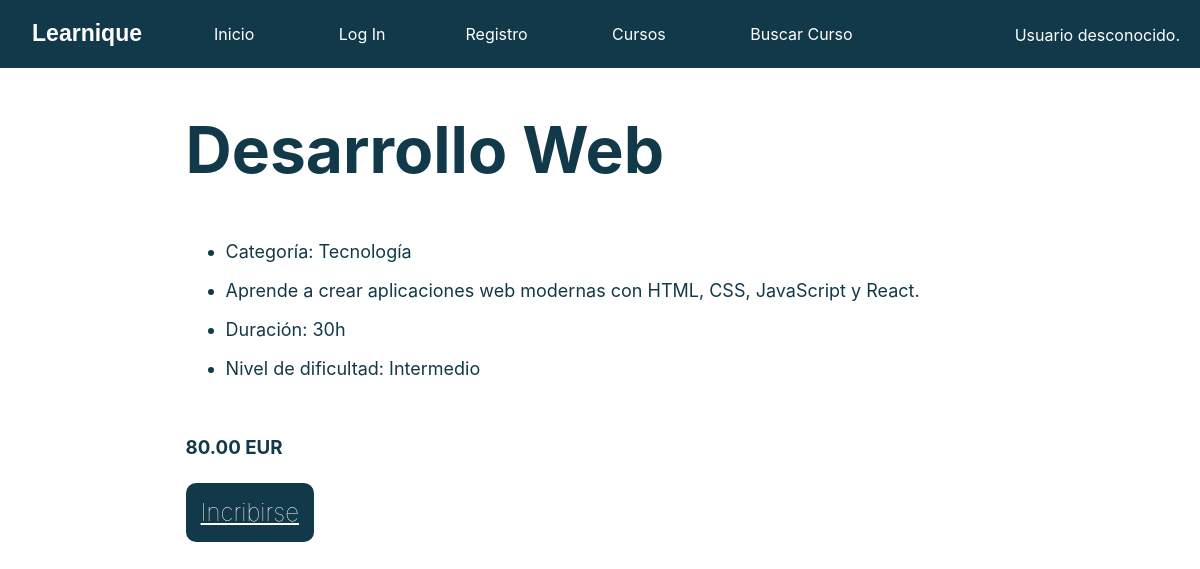
Screenshot of /curso.php?nombre_curso=Desarrollo Web with the database file from the repository.
### tables this page shows
CREATE TABLE IF NOT EXISTS Curso (
    nombre_curso VARCHAR(100),
    descripcion TEXT NOT NULL,
    profesor_id INT,
    fecha_creacion TIMESTAMP NOT NULL,
    duracion VARCHAR(50) NOT NULL,
    nivel_dificultad ENUM('Principiante', 'Intermedio', 'Avanzado') NOT NULL,
    categoria VARCHAR(100) NOT NULL,
    requisitos_previos TEXT,
    precio DECIMAL(10, 2),
    estado_curso ENUM('Activo', 'Inactivo', 'En desarrollo') NOT NULL,
    PRIMARY KEY (nombre_curso),
    FOREIGN KEY (profesor_id) REFERENCES Profesor(id)
);

### includes/Curso.php (called while the page is built, shortened)
<?php
class Curso {
    private $precio;
    private $nombre_curso;
    private $descripcion;
    private $duracion;
    private $categoria;
    private $nivel_dificultad;
    public function __construct($nombre, $precio, $descripcion, $duracion, $categoria, $nivel_dificultad) {
        $this->nombre_curso = $nombre;
        $this->precio = $precio;
        $this->descripcion = $descripcion;
        $this->duracion = $duracion;
        $this->categoria = $categoria;
        $this->nivel_dificultad = $nivel_dificultad;
    }
    public function getNombre() {
        return $this->nombre_curso;
    }
    public function getPrecio() {
        return $this->precio;
    }
    public function getDescripcion() {
        return $this->descripcion;
    }
    public function getCategoria() {
        return $this->categoria;
    }
    public function getDuracion() {
        return $this->duracion;
    }
    public function getNivelDificultad() {
        return $this->nivel_dificultad;
    }
}

### curso.php (the view, shortened to what this page needs)
<?php
require_once __DIR__.'/includes/Curso.php';
if (isset($_GET['nombre_curso'])) {
    $nombre_curso = $_GET['nombre_curso'];
    $conn = Aplicacion::getInstance()->getConexionBd();
    $query = "SELECT * FROM Curso WHERE nombre_curso = '$nombre_curso'";
    $result = $conn->query($query);
    if ($result && $result->num_rows > 0) {
        $row = $result->fetch_assoc();
        $curso = new Curso(
            $row['nombre_curso'],
            $row['precio'],
            $row['descripcion'],
            $row['duracion'],
            $row['categoria'],
            $row['nivel_dificultad']
        );
        $contenidoPrincipal = <<<EOS
        <div id=contenedor_vista_curso>
        <h1> {$curso->getNombre()} </h1>
        <ul>
        <li><p> Categoría: {$curso->getCategoria()} </p></li>
        <li><p> {$curso->getDescripcion()} </p></li>
        <li><p> Duración: {$curso->getDuracion()} </p></li>
        <li><p> Nivel de dificultad: {$curso->getNivelDificultad()} </p></li>
        </ul><br>
        <h3> {$curso->getPrecio()} EUR </h3><br>
        <a href='inscripcion.php?nombre_curso={$curso->getNombre()}' class='button-curso'>Incribirse</a>
        </div>
        EOS;
    } else {
        $contenidoPrincipal = '<p>Curso no encontrado.</p>';
    }
} else {
    header('Location: index.php');
    exit();
}
include 'includes/vistas/plantillas/plantilla.php';
?>

### CSS/style.css (style rules this page uses)
html { font-family: 'Inter', Arial, sans-serif; background-color: white; padding: 0; color: #123949; }
h1 { font-size: 4em; }
p { font-size: large; }
ul { font-size: large; }
#contenedor_vista_curso { margin-right: 15%; margin-left: 15%; margin-top: 50px; display: column; justify-content: center; align-content: center; }
.button-curso { padding: 15px; border-radius: 10px; font-size: 1.5rem; font-weight: 100; background: #123949; color: white; border: none; }

### rows the page displays
curso: nombre_curso "Desarrollo Web", categoria "Tecnología", descripcion "Aprende a crear aplicaciones web modernas con HTML, CSS, JavaScript y React.", duracion "30h", nivel_dificultad "Intermedio", precio "80.00"

### other values shown
mostrarSaludo() "Usuario desconocido."
